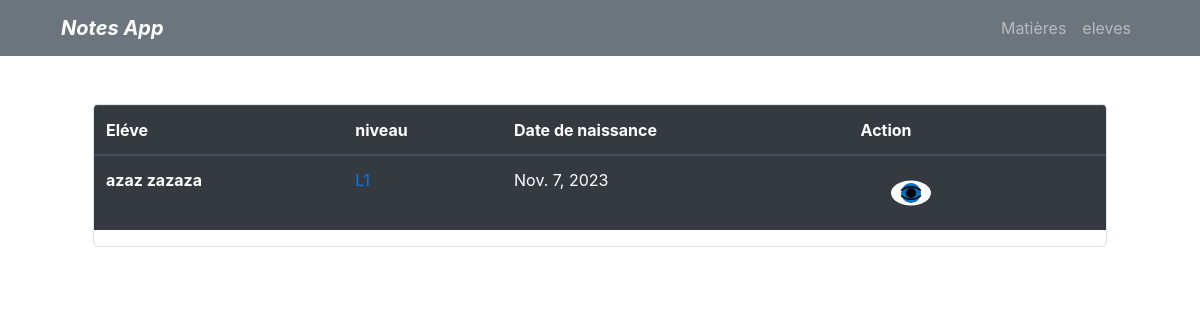
Page /eleves/ on the earlier database version.
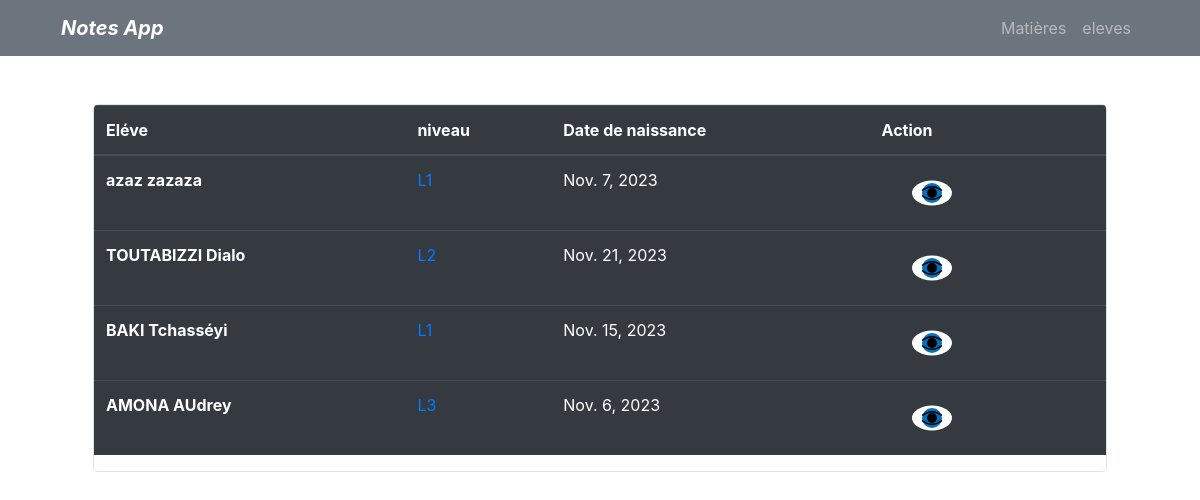
Same page on the later database version.
### notes/models.py (models this page shows, shortened)
class Personne(models.Model):
    nom = models.CharField(max_length=50)
    prenom = models.CharField(max_length=50)
    sexe = models.CharField(choices=(("M", "Masculin"), ("F","Feminin")),max_length=20)
    date_naissance = models.DateField()
    user = models.OneToOneField(User, on_delete=models.CASCADE)
    class Meta:
        abstract = True

class Eleve(Personne):
    id = models.CharField(primary_key=True, max_length=55)
    niveau = models.ForeignKey(Niveau, on_delete=models.CASCADE)
    class Meta:
        verbose_name = "Eleve"
        verbose_name_plural = "Eleves"

class Niveau(models.Model):
    nom = models.CharField(max_length=2,unique=True)
    def __str__(self) -> str:
        return self.nom

### notes/views.py (the view)
# urls.py: path("eleves/", views.eleves, name="eleves"),
def eleves(request):
    eleves = Eleve.objects.all()
    return render(request, "eleves/index.html", {"eleves": eleves})

### notes/templates/eleves/index.html (shortened to what this page needs)
{% extends 'notes/index.html' %}
{% block content %}
<div class="overflow-hidden rounded-lg border border-gray-200 shadow-md m-5">
    <table class="table table-hover table-dark">
      <thead>
        <tr>
          <th scope="col">Eléve</th>
          <th scope="col">niveau</th>
          <th scope="col">Date de naissance</th>
          <th scope="col text-center">Action</th>
        </tr>
      </thead>
      <tbody>
        {% for eleve in eleves %}
        <tr>
          <th scope="row">{{ eleve.nom }} {{ eleve.prenom }}</th>
          <td><a href="{% url 'notes:niveau' eleve.niveau.id %}">{{ eleve.niveau }}</a></td>
          <td>{{ eleve.date_naissance }}</td>
          <td><div class="flex justify-end gap-4">
            <a x-data="{ tooltip: 'Edite' }" href="{% url 'notes:eleve' eleve.id %}">
            </a>
          </div></td>
        </tr>
        {% endfor %}
      </tbody>
    </table>
</div>
  {% endblock  %}

### notes/templates/notes/index.html (shortened to what this page needs)
<!DOCTYPE html>
<html lang="en">
<head>
    <link rel="stylesheet" href="https://stackpath.bootstrapcdn.com/bootstrap/4.4.1/css/bootstrap.min.css">
</head>
<body>
    <header class="bs4header bg-secondary">
        <div class="container">
            <nav class="navbar navbar-expand-lg navbar-dark">
                <a class="navbar-brand" href="#"><b><i>Notes App</i></b></a>
                <div class="collapse navbar-collapse" id="bs4navbar">
                    <ul class="navbar-nav ml-auto">
                        <li class="nav-item">
                            <a class="nav-link" href="{% url 'notes:matieres' %}">Matières</a>
                        </li>
                        <li class="nav-item">
                            <a class="nav-link" href="{% url 'notes:eleves' %}">eleves</a>
                        </li>
                    </ul>
                </div>
            </nav>
        </div>
    </header>
    <div class="container">
      {% block content %}
      {% endblock content %}
    </div>
</body>
</html>

Differences in the rows shown:
added Eleve: nom "TOUTABIZZI", prenom "Dialo", niveau "L2", date_naissance "Nov. 21, 2023"
added Eleve: nom "BAKI", prenom "Tchasséyi", niveau "L1", date_naissance "Nov. 15, 2023"
added Eleve: nom "AMONA", prenom "AUdrey", niveau "L3", date_naissance "Nov. 6, 2023"
